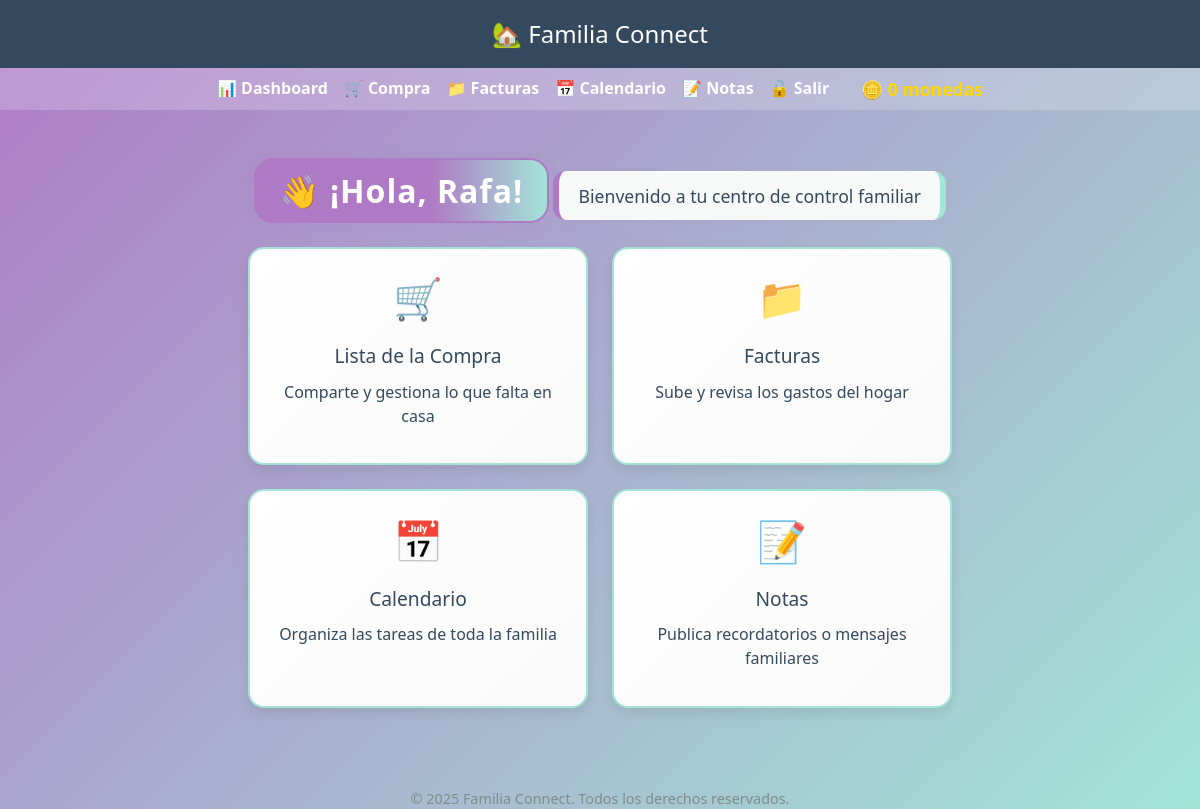
Page /dashboard (signed in) on the earlier database version.
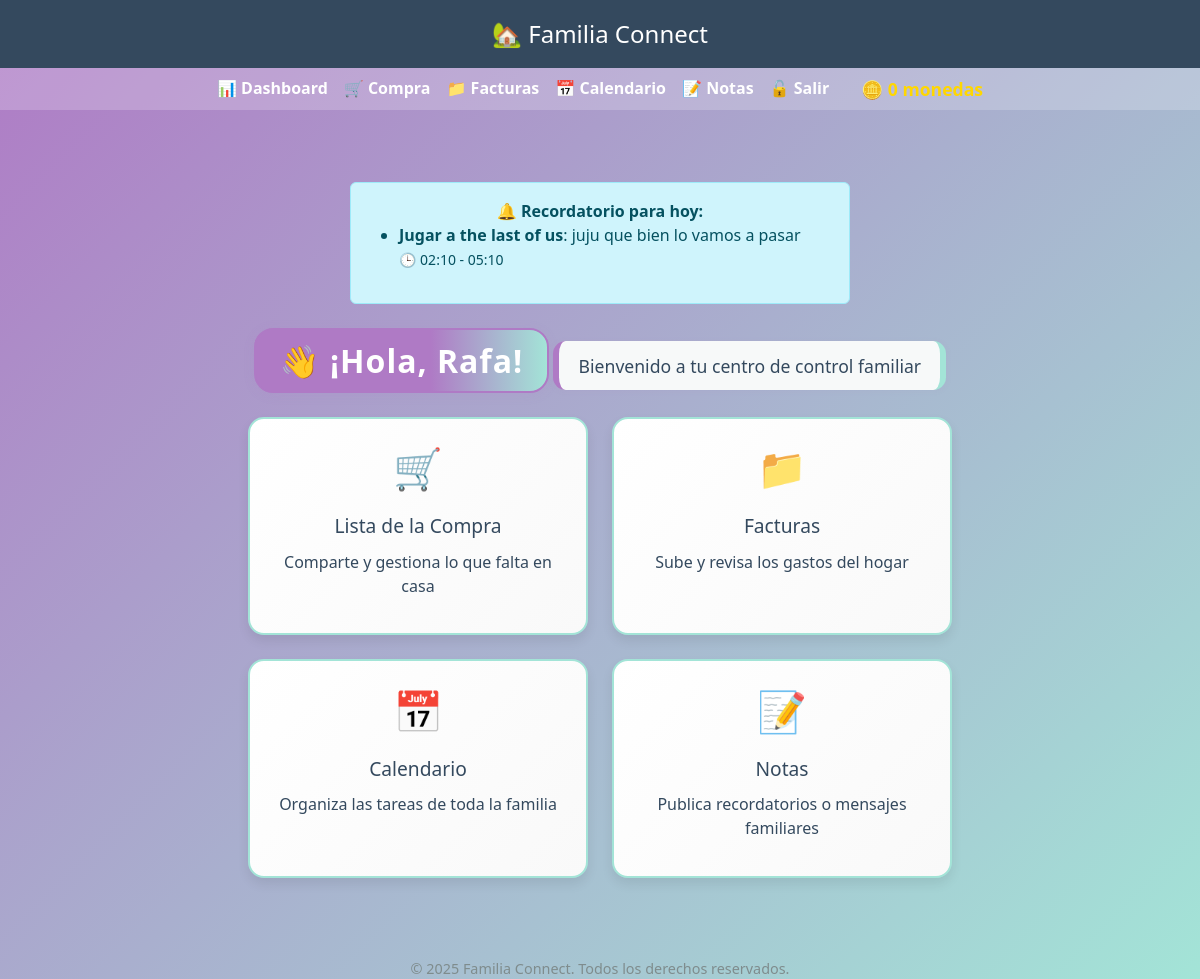
Same page on the later database version.
### models.py (models this page shows, shortened)
class User(UserMixin, db.Model):
    id = db.Column(db.Integer, primary_key=True)
    username = db.Column(db.String(100), unique=True, nullable=False)
    password = db.Column(db.String(200), nullable=False)
    coins = db.Column(db.Integer, default=0)  # Monedas acumuladas por el usuario
    salary = db.Column(db.Float, default=0)  # Salario base del usuario
    tasks = relationship('Task', backref='user', lazy=True)
    coin_transactions = relationship('CoinTransaction', backref='user', lazy=True)
    claimed_rewards = relationship('ClaimedReward', backref='user', lazy=True)
    notes = relationship('Note', backref='user', lazy=True)

class Note(db.Model):
    id = db.Column(db.Integer, primary_key=True)
    title = db.Column(db.String(255), nullable=False)
    content = db.Column(db.Text, nullable=False)
    start = db.Column(db.DateTime, nullable=False)  # Fecha y hora de inicio
    end = db.Column(db.DateTime, nullable=True)     # Fecha y hora de fin (opcional)
    user_id = db.Column(db.Integer, db.ForeignKey('user.id'), nullable=False)

### app.py (the view)
@app.route("/dashboard")
@login_required
def dashboard():
    hoy = date.today()
    notas_hoy = Note.query.filter(
        func.date(Note.start) == hoy
    ).all()
    return render_template("dashboard.html", user=current_user, notas_hoy=notas_hoy)

### app.py (called while the page is built)
@login_manager.user_loader
def load_user(user_id):
    return User.query.get(int(user_id))

@app.context_processor
def inject_monedas_usuario():
    if current_user.is_authenticated:
        return dict(monedas_usuario=current_user.coins or 0)
    return dict(monedas_usuario=0)

### templates/dashboard.html (shortened to what this page needs)
{% extends "base.html" %}
{% block content %}
<div class="dashboard">
  {% if notas_hoy and notas_hoy|length > 0 %}
    <div class="alert alert-info fade-in visible" style="margin:1.5rem auto;max-width:500px;">
      <strong>🔔 Recordatorio para hoy:</strong>
      <ul style="text-align:left;">
        {% for nota in notas_hoy %}
          <li><strong>{{ nota.title }}</strong>: {{ nota.content }} <br><small>🕒 {{ nota.start.strftime('%H:%M') }}{% if nota.end %} - {{ nota.end.strftime('%H:%M') }}{% endif %}</small></li>
        {% endfor %}
      </ul>
    </div>
  {% endif %}
  <h2>👋 ¡Hola, {{ user.username }}!</h2>
  <p class="subtitle">Bienvenido a tu centro de control familiar</p>
  <div class="grid">
    <a href="{{ url_for('lista_compra') }}" class="card animated">
      <span class="emoji">🛒</span>
      <h3>Lista de la Compra</h3>
      <p>Comparte y gestiona lo que falta en casa</p>
    </a>
    <a href="{{ url_for('facturas') }}" class="card animated">
      <span class="emoji">📁</span>
      <h3>Facturas</h3>
      <p>Sube y revisa los gastos del hogar</p>
    </a>
    <a href="{{ url_for('calendario_tareas') }}" class="card animated">
      <span class="emoji">📅</span>
      <h3>Calendario</h3>
      <p>Organiza las tareas de toda la familia</p>
    </a>
    <a href="{{ url_for('notas') }}" class="card animated">
      <span class="emoji">📝</span>
      <h3>Notas</h3>
      <p>Publica recordatorios o mensajes familiares</p>
    </a>
  </div>
</div>
{% endblock %}

### templates/base.html (shortened to what this page needs)
<!DOCTYPE html>
<html lang="es">
<head>
  <link href="https://cdn.jsdelivr.net/npm/bootstrap@5.3.0/dist/css/bootstrap.min.css" rel="stylesheet" />
</head>
<body>
  <header>🏡 Familia Connect</header>
  <nav>
    <a href="{{ url_for('dashboard') }}">📊 Dashboard</a>
    <a href="{{ url_for('lista_compra') }}">🛒 Compra</a>
    <a href="{{ url_for('facturas') }}">📁 Facturas</a>
    <a href="{{ url_for('calendario_tareas') }}">📅 Calendario</a>
    <a href="{{ url_for('notas') }}">📝 Notas</a>
    <a href="{{ url_for('auth.logout') }}">🔓 Salir</a>
    <span class="coin-counter">🪙 {{ monedas_usuario }} monedas</span>
  </nav>
  <div class="container">
    {% block content %}
    {% endblock %}
  </div>
</body>
<footer class="footer-note">
  &copy; 2025 Familia Connect. Todos los derechos reservados.
</footer>
</html>

### templates/base.html (style rules this page uses)
* { box-sizing: border-box; }
body { font-family: 'Segoe UI', sans-serif; margin: 0; padding: 0; background: linear-gradient(135deg, #af7ac5, #a3e4d7); color: #34495e; font-size: 16px; }
header { background-color: #34495e; color: white; padding: 1rem; text-align: center; font-size: 1.5rem; }
nav { background-color: rgba(255, 255, 255, 0.2); padding: 0.5rem; text-align: center; display: flex; flex-wrap: wrap; justify-content: center; gap: 1rem; }
nav a { color: white; text-decoration: none; font-weight: bold; transition: color 0.3s ease; font-size: 1rem; }
.coin-counter { color: #ffd700; font-weight: bold; margin-left: 1rem; display: flex; align-items: center; }
.container { max-width: 100%; padding: 1rem; margin: 0 auto; }
h2, .titulo { background: linear-gradient(90deg, #af7ac5 60%, #a3e4d7 100%); color: white !important; padding: 0.7rem 1.5rem; border-radius: 1.2rem; box-shadow: 0 2px 12px rgba(175,122,197,0.10); margin-bottom: 1.5rem; font-size: 2rem; text-align: center; letter-spacing: 1px; font-weight: 700; border: 2px solid #af7ac5; display: inline-block; }
.subtitle, .subtitulo, p.subtitle, p.subtitulo { background: #f7f9f9; color: #34495e !important; padding: 0.7rem 1.2rem; border-radius: 0.8rem; box-shadow: 0 1px 6px rgba(175,122,197,0.08); margin-bottom: 1.5rem; font-size: 1.1rem; font-weight: 500; display: inline-block; border-left: 6px solid #af7ac5; border-right: 6px solid #a3e4d7; }
@media (min-width: 768px) { nav { font-size: 1.1rem; } }
@media (min-width: 768px) { .container { max-width: 800px; padding: 2rem; } }
@media (min-width: 768px) { h2 { font-size: 2rem; } }
footer.footer-note { margin-top: 2rem; text-align: center; font-size: 0.9rem; color: #7f8c8d; background: none; padding: 0; border-top: none; box-shadow: none; letter-spacing: normal; }

### templates/dashboard.html (style rules this page uses)
.dashboard { text-align: center; animation: fadeIn 0.8s ease-in-out; padding: 1rem 0; }
.subtitle { margin-top: -10px; font-size: 1.1rem; color: #7f8c8d; margin-bottom: 2rem; }
.grid { display: grid; grid-template-columns: repeat(auto-fit, minmax(160px, 1fr)); gap: 1rem; padding: 0 1rem; }
.card { background: linear-gradient(135deg, #ffffff, #f9f9f9); border: 2px solid #a3e4d7; border-radius: 1rem; padding: 1.2rem; color: #34495e; text-decoration: none; transition: transform 0.3s ease, box-shadow 0.3s ease; box-shadow: 0 6px 12px rgba(0,0,0,0.08); display: flex; flex-direction: column; align-items: center; text-align: center; }
.card h3 { margin-top: 0.5rem; font-size: 1.1rem; }
.card p { font-size: 0.9rem; margin-top: 0.3rem; }
.emoji { font-size: 2rem; margin-bottom: 0.5rem; }
@media (min-width: 768px) { .grid { grid-template-columns: repeat(auto-fit, minmax(220px, 1fr)); gap: 1.5rem; } }
@media (min-width: 768px) { .card h3 { font-size: 1.2rem; } }
@media (min-width: 768px) { .card p { font-size: 1rem; } }
@media (min-width: 768px) { .emoji { font-size: 2.5rem; } }

Differences in the rows shown:
added Note: title "Jugar a the last of us", content "juju que bien lo vamos a pasar", start "02:10", end "05:10"
Other differences:
text now shown: "🔔 Recordatorio para hoy:"
